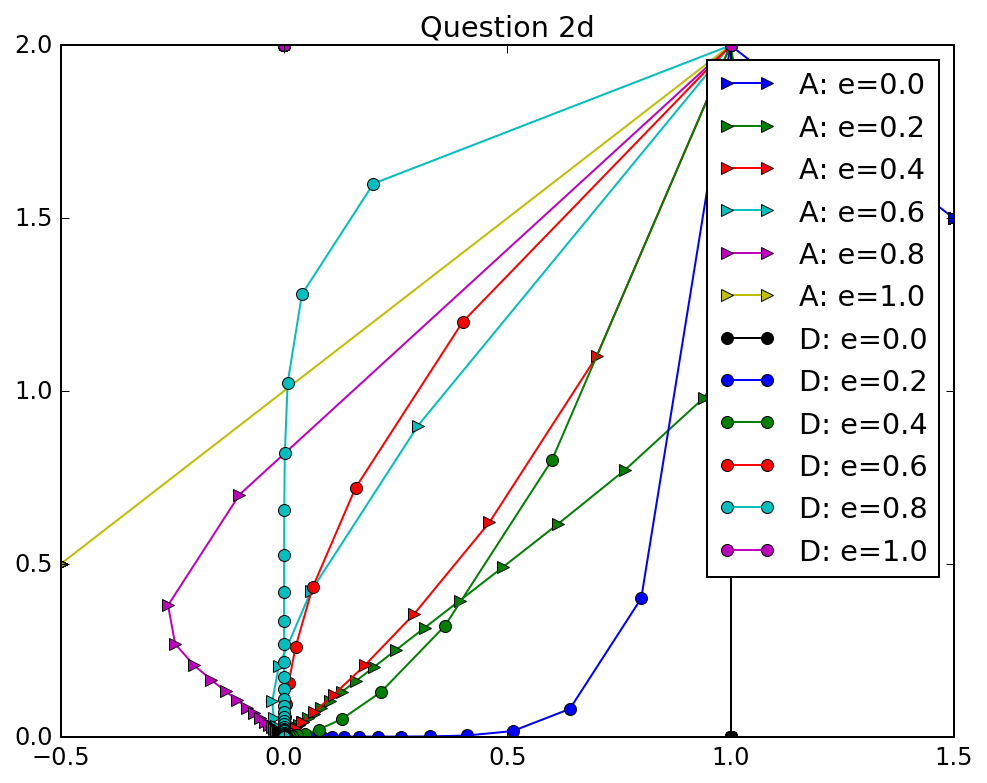

Here is the Python script that generated this plot:
from lin1 import *
import itertools

A = lambda e: np.array([[0.5, 0.5-e], [0.5-e, 0.5]])
D = lambda e: np.array([[1.0-e, 0], [0, e]])
def apply_matrix(initial_conditions, matrix):
    val = initial_conditions
    while True:
        yield val
        val = mul(matrix, val)

def get_first_N(N, initial_conditions, matrix):
    return [x[1] for x in itertools.takewhile(lambda x: x[0] < N, enumerate(apply_matrix(initial_conditions, matrix)))]


x0 = Arr('1;2') 

import matplotlib
from matplotlib import pyplot

for e in np.linspace(0, 1, 6):
    xs = get_first_N(100, x0, A(e))
    pyplot.plot([x[0] for x in xs], [x[1] for x in xs], '->', label='A: e='+str(e))

for e in np.linspace(0, 1, 6):
    xs = get_first_N(100, x0, D(e))
    pyplot.plot([x[0] for x in xs], [x[1] for x in xs], '-o', label='D: e='+str(e))
pyplot.title("Question 2d")
pyplot.legend()
pyplot.savefig("Question2d.png", bbox_inches='tight', figsize=(9,10), dpi=144)
